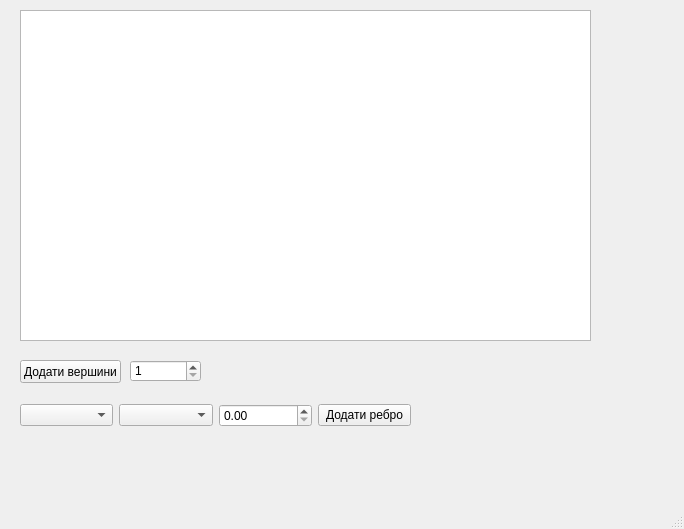
<?xml version="1.0" encoding="UTF-8"?>
<ui version="4.0">
 <class>CreateGraphWindow</class>
 <widget class="QMainWindow" name="CreateGraphWindow">
  <property name="geometry">
   <rect>
    <x>0</x>
    <y>0</y>
    <width>684</width>
    <height>529</height>
   </rect>
  </property>
  <property name="windowTitle">
   <string>MainWindow</string>
  </property>
  <widget class="QWidget" name="centralwidget">
   <widget class="QSpinBox" name="spinBox">
    <property name="geometry">
     <rect>
      <x>130</x>
      <y>360</y>
      <width>71</width>
      <height>22</height>
     </rect>
    </property>
    <property name="minimum">
     <number>1</number>
    </property>
    <property name="maximum">
     <number>10</number>
    </property>
   </widget>
   <widget class="QTableWidget" name="tableWidget">
    <property name="geometry">
     <rect>
      <x>20</x>
      <y>10</y>
      <width>571</width>
      <height>331</height>
     </rect>
    </property>
   </widget>
   <widget class="QWidget" name="horizontalLayoutWidget">
    <property name="geometry">
     <rect>
      <x>20</x>
      <y>400</y>
      <width>391</width>
      <height>31</height>
     </rect>
    </property>
    <layout class="QHBoxLayout" name="horizontalLayout">
     <item>
      <widget class="QComboBox" name="comboBox">
       <property name="placeholderText">
        <string>Початок</string>
       </property>
      </widget>
     </item>
     <item>
      <widget class="QComboBox" name="comboBox_2">
       <property name="placeholderText">
        <string>Кінець</string>
       </property>
      </widget>
     </item>
     <item>
      <widget class="QDoubleSpinBox" name="doubleSpinBox"/>
     </item>
     <item>
      <widget class="QPushButton" name="pushButton_2">
       <property name="text">
        <string>Додати ребро</string>
       </property>
      </widget>
     </item>
    </layout>
   </widget>
   <widget class="QPushButton" name="pushButton">
    <property name="geometry">
     <rect>
      <x>20</x>
      <y>360</y>
      <width>101</width>
      <height>23</height>
     </rect>
    </property>
    <property name="text">
     <string>Додати вершини</string>
    </property>
   </widget>
   <widget class="QLabel" name="label">
    <property name="geometry">
     <rect>
      <x>610</x>
      <y>20</y>
      <width>47</width>
      <height>13</height>
     </rect>
    </property>
    <property name="text">
     <string/>
    </property>
   </widget>
  </widget>
  <widget class="QMenuBar" name="menubar">
   <property name="geometry">
    <rect>
     <x>0</x>
     <y>0</y>
     <width>684</width>
     <height>21</height>
    </rect>
   </property>
  </widget>
  <widget class="QStatusBar" name="statusbar"/>
 </widget>
 <resources/>
 <connections/>
</ui>
